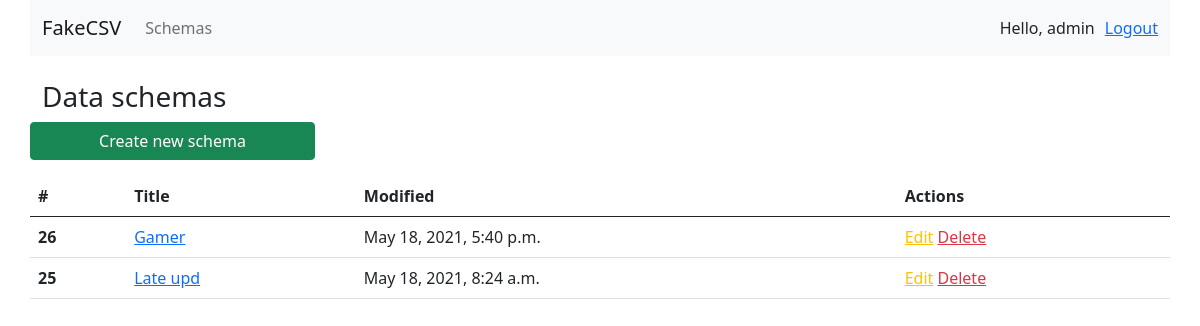
/schemas/ (signed in), run on the app's committed database.
### schemas/models.py (models this page shows, shortened)
class SchemaModel(models.Model):
    name = models.CharField("Name", max_length=255)
    separator = models.CharField("Separator", max_length=1, default=',')
    status = models.CharField(
        "Status", choices=SchemaModelStatusChoices.CHOICES, max_length=255
    )
    created_at = models.DateTimeField("Created at ", auto_now_add=True)
    user = models.ForeignKey(
        User,
        verbose_name="User",
        on_delete=models.CASCADE,
        related_name="schemas",
        blank=True,
        null=True
    )
    class Meta:
        verbose_name = "Schema"
        verbose_name_plural = "Schemas"
        ordering = ['-created_at']

### schemas/views.py (the view)
# urls.py: path('schemas/', views.list_all_schemas, name='list_all_schemas'),
@login_required
def list_all_schemas(request):
    current_user = User.objects.get(pk=request.user.pk)
    all_schemas = SchemaModel.objects.filter(user=current_user)
    return render(request, 'schemas/list_all_schemas.html', {'schemas': all_schemas})

### templates/schemas/list_all_schemas.html (shortened to what this page needs)
{% extends 'include/base.html' %}
{% block navbar %}
    {% include 'include/header.html' %}
{% endblock navbar %}
{% block content %}
    <div class="container">
        <div class="row mt-4">
            <h3>Data schemas</h3>
            <a class="btn btn-success col-md-3" href="{% url 'schemas:create_schema' %}">Create new schema</a>
            <table class="table mt-3">
                <thead>
                <tr>
                    <th scope="col">#</th>
                    <th scope="col">Title</th>
                    <th scope="col">Modified</th>
                    <th scope="col">Actions</th>
                </tr>
                </thead>
                <tbody>
                {% for schema in schemas %}
                    <tr>
                        <th scope="row">{{ schema.id }}</th>
                        <td><a href="{% url 'schemas:view_schema' schema.id %}">{{ schema.name }}</a></td>
                        <td>{{ schema.created_at }}</td>
                        <td>
                            <span>
                                    <a class="text-warning" href="{% url 'schemas:edit_schema' schema.id %}">Edit</a>
                            </span>
                            <span>
                                <a class="text-danger" href="{% url 'schemas:delete_schema' schema.id %}">Delete</a>
                            </span>
                        </td>
                    </tr>
                {% endfor %}
                </tbody>
            </table>
        </div>
    </div>
{% endblock content %}

### templates/include/header.html (shortened to what this page needs)
<nav class="navbar navbar-expand-lg navbar-light bg-light container">
    <a class="navbar-brand" href="#">FakeCSV</a>
    <div class="collapse navbar-collapse" id="navbarSupportedContent">
        <ul class="navbar-nav mr-auto">
            <li class="nav-item">
                <a class="nav-link" href="{% url 'schemas:list_all_schemas' %}">Schemas</a>
            </li>
        </ul>
    </div>
    <ul class="navbar-nav ml-auto">
        <li class="nav-item" style="margin-right: 10px;">
            <span>Hello, {{ request.user.username }}</span>
        </li>
        <li class="nav-item">
            <a href="{% url 'logout' %}">Logout</a>
        </li>
    </ul>
</nav>

### data on the page
SchemaModel: id "26", name "Gamer", created_at "May 18, 2021, 5:40 p.m."
SchemaModel: id "25", name "Late upd", created_at "May 18, 2021, 8:24 a.m."

### other printed values
{{ request.user.username }} "admin"
